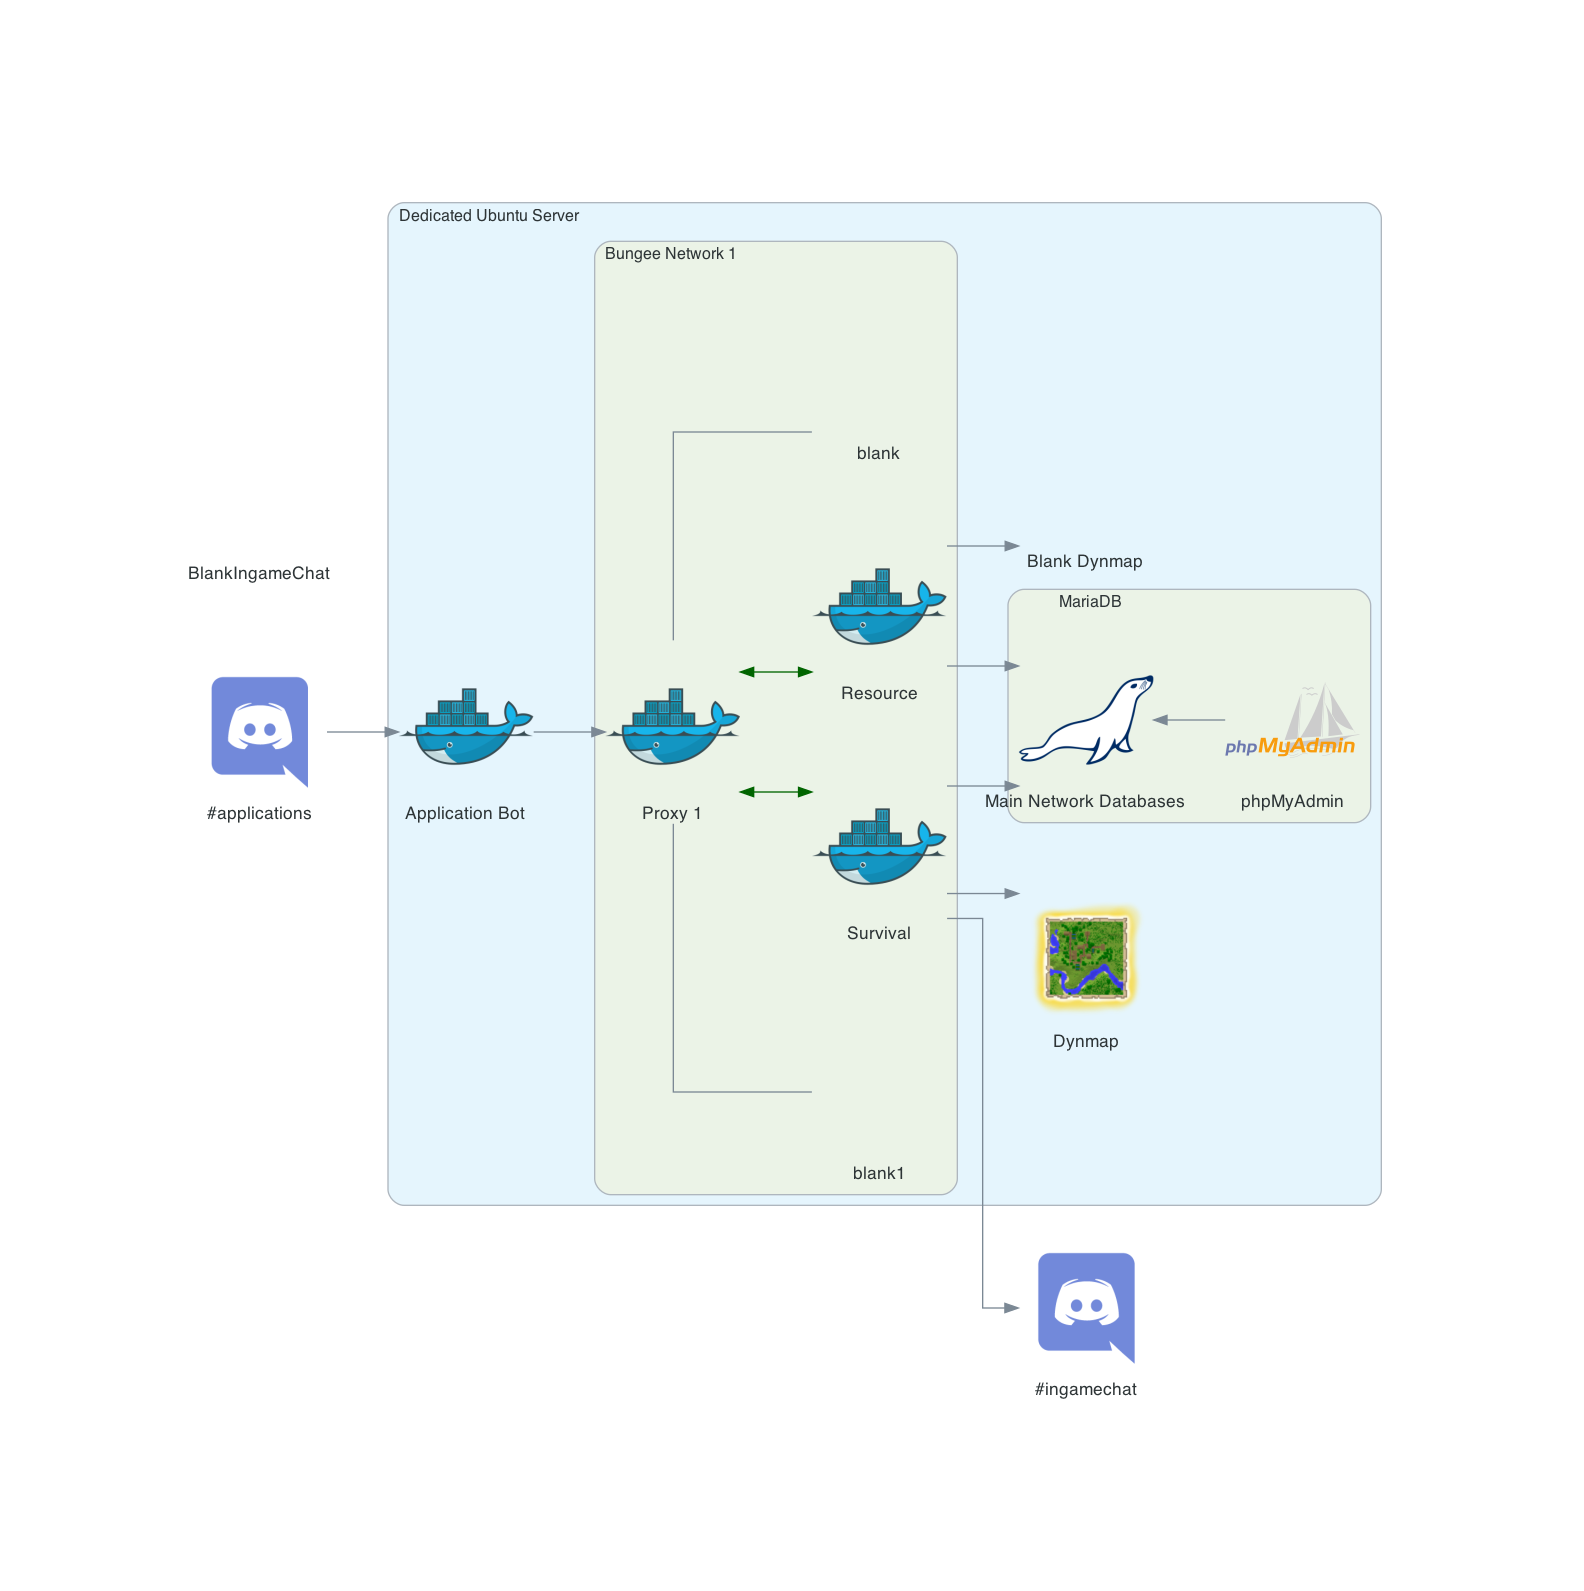

Write Python code to recreate this figure.
# diagram.py
from urllib.request import urlretrieve

from diagrams import Cluster, Diagram, Edge
from diagrams.onprem.container import Docker
from diagrams.onprem.database import MariaDB
from diagrams.saas.chat import Discord
from diagrams.generic.blank import Blank
from diagrams.custom import Custom

#Pterodactyl
pterodactyl_url = "https://avatars.githubusercontent.com/u/16179146"
pterodactyl_icon = "pterodactyl.png"
urlretrieve(pterodactyl_url, pterodactyl_icon)

#phpMyAdmin
phpmyadmin_url = "https://upload.wikimedia.org/wikipedia/commons/4/4f/PhpMyAdmin_logo.svg"
phpmyadmin_icon = "phpmyadmin.png"
urlretrieve(phpmyadmin_url, phpmyadmin_icon)

#Dynmap
dynmap_url = "https://camarosa.xyz/img/dynmap.png"
dynmap_icon = "dynmap.png"
urlretrieve(dynmap_url, dynmap_icon)

with Diagram(filename="main_network", show=True, direction="LR") as diag:

    applications = Discord("#applications")
    blankingamechat = Blank("BlankIngameChat")
    ingamechat = Discord("#ingamechat")

    with Cluster("Dedicated Ubuntu Server"):




        applicationbot = Docker("Application Bot")

        dynmap = Custom("Dynmap", dynmap_icon)
        blankdynmap = Blank("Blank Dynmap") 

        with Cluster("Bungee Network 1"):
            proxy1 = Docker("Proxy 1")
            blank1 = Blank("blank1")
            resource = Docker("Resource")
            survival = Docker("Survival")
            blank = Blank("blank")

            proxy1 - blank1
            proxy1 >> Edge(color="darkgreen") << survival
            proxy1 >> Edge(color="darkgreen") << resource
            proxy1 - blank



        with Cluster("          MariaDB"):
            # blank2 = Blank("blank2")    
            maindb = MariaDB("Main Network Databases")
            # blank3 = Blank("blank3")
            # blank4 = Blank("blank4")
            # proxydb = MariaDB("Proxy Databases")
            phpmyadmin = Custom("phpMyAdmin", phpmyadmin_icon)


    # blank3 = Blank("blank3")

    applications >> applicationbot
    applicationbot >> proxy1

    survival >> maindb
    resource >> maindb
    # proxy1 >> proxydb
    # blank2 - phpmyadmin
    # proxydb << phpmyadmin
    maindb << phpmyadmin
    # blank3 - phpmyadmin
    survival >> ingamechat
    resource >> blankdynmap
    survival >> dynmap
    # resource >> blankingamechat
    # resource - Edge(penwidth="0.0") - blank
    # resource - Edge(penwidth="0.0") - blank2
